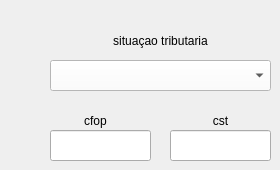
                   <widget class="QWidget" name="tributos">
                    <property name="styleSheet">
                     <string notr="true"/>
                    </property>
                    <attribute name="title">
                     <string>tributos</string>
                    </attribute>
                    <widget class="QComboBox" name="cb_situcao">
                     <property name="geometry">
                      <rect>
                       <x>50</x>
                       <y>60</y>
                       <width>221</width>
                       <height>31</height>
                      </rect>
                     </property>
                     <property name="font">
                      <font>
                       <pointsize>12</pointsize>
                      </font>
                     </property>
                     <property name="styleSheet">
                      <string notr="true">QComboBox{
	background-color: rgb(255, 255, 255);
}
QComboBox:on { /* shift the text when the popup opens */
    padding-top: 3px;
    padding-left: 4px;
text-align: center;
}

QListView{
text-align: center;
    border:                 none;
    color:                      rgb(87, 96, 134);
    background-color:   rgb(255, 255, 255);
    font-weight:            bold;
    selection-background-color: rgb(47, 175, 178);
    show-decoration-selected: 1;
    margin-left:                -10px;
    padding-left    :           15px;
}
</string>
                     </property>
                     <property name="insertPolicy">
                      <enum>QComboBox::InsertAtTop</enum>
                     </property>
                    </widget>
                    <widget class="QLabel" name="label_15">
                     <property name="geometry">
                      <rect>
                       <x>50</x>
                       <y>30</y>
                       <width>221</width>
                       <height>21</height>
                      </rect>
                     </property>
                     <property name="text">
                      <string>situaçao tributaria</string>
                     </property>
                     <property name="alignment">
                      <set>Qt::AlignCenter</set>
                     </property>
                    </widget>
                    <widget class="QLineEdit" name="linecfopsaida">
                     <property name="geometry">
                      <rect>
                       <x>50</x>
                       <y>130</y>
                       <width>101</width>
                       <height>31</height>
                      </rect>
                     </property>
                     <property name="font">
                      <font>
                       <pointsize>12</pointsize>
                       <italic>false</italic>
                       <bold>false</bold>
                      </font>
                     </property>
                     <property name="maxLength">
                      <number>4</number>
                     </property>
                    </widget>
                    <widget class="QLineEdit" name="linecstsaida">
                     <property name="geometry">
                      <rect>
                       <x>170</x>
                       <y>130</y>
                       <width>101</width>
                       <height>31</height>
                      </rect>
                     </property>
                     <property name="font">
                      <font>
                       <pointsize>12</pointsize>
                       <italic>false</italic>
                       <bold>false</bold>
                      </font>
                     </property>
                     <property name="maxLength">
                      <number>4</number>
                     </property>
                    </widget>
                    <widget class="QLabel" name="label_16">
                     <property name="geometry">
                      <rect>
                       <x>50</x>
                       <y>110</y>
                       <width>91</width>
                       <height>21</height>
                      </rect>
                     </property>
                     <property name="text">
                      <string>cfop</string>
                     </property>
                     <property name="alignment">
                      <set>Qt::AlignCenter</set>
                     </property>
                    </widget>
                    <widget class="QLabel" name="label_17">
                     <property name="geometry">
                      <rect>
                       <x>170</x>
                       <y>110</y>
                       <width>101</width>
                       <height>21</height>
                      </rect>
                     </property>
                     <property name="text">
                      <string>cst</string>
                     </property>
                     <property name="alignment">
                      <set>Qt::AlignCenter</set>
                     </property>
                    </widget>
                   </widget>
